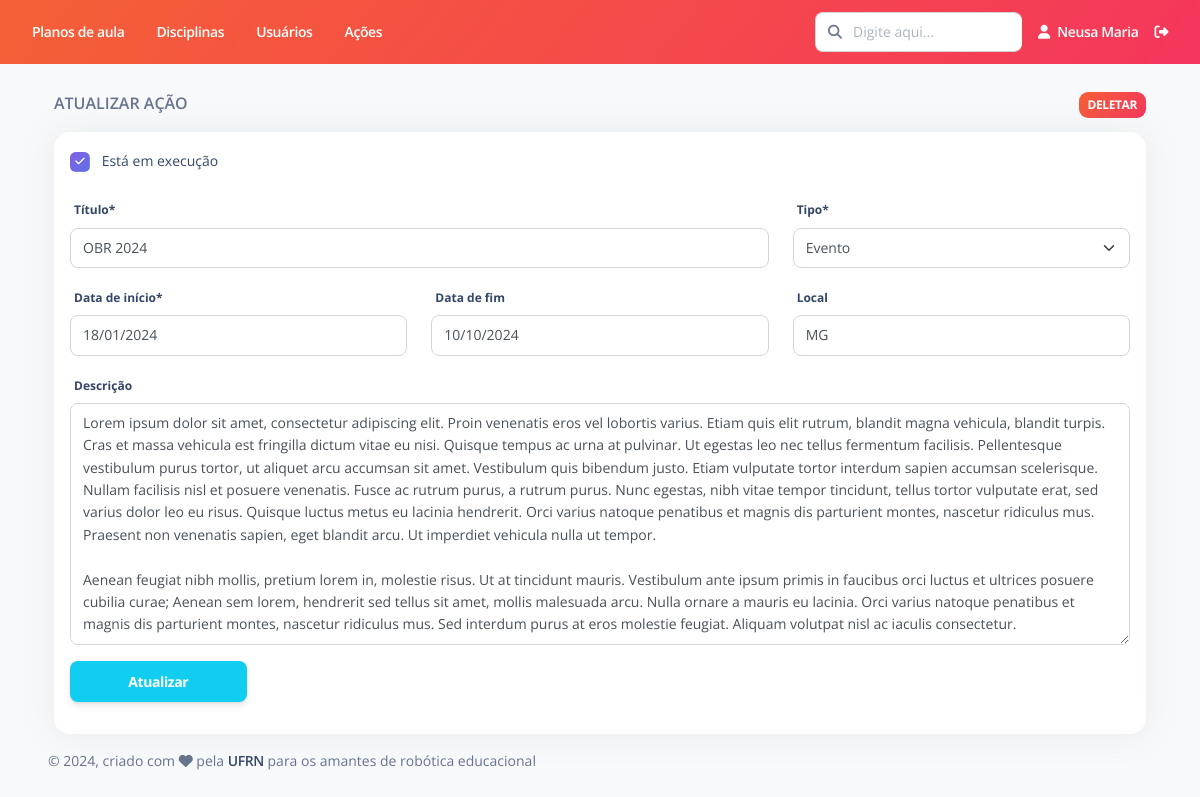
Before: /acoes/editar/3/ (signed in) with the older database file.
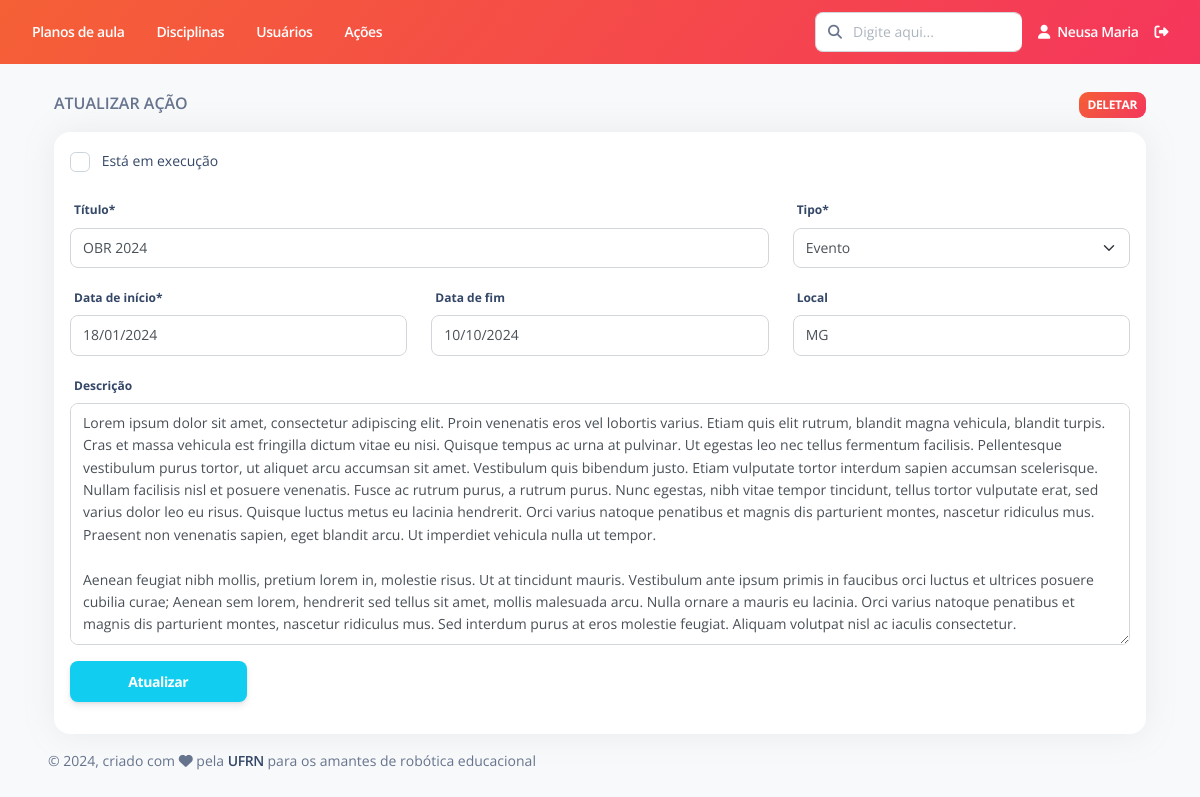
After: the same page with the newer database file.
### Acoes/models.py (models this page shows, shortened)
class Acoes(models.Model):
    titulo = models.CharField(max_length=500, verbose_name="Título")
    tipo = models.CharField(max_length=8, choices=TIPO, default='Evento')
    data_inicio = models.DateField(default = date.today, verbose_name = "Data de início")
    data_fim = models.DateField(null=True, blank = True, verbose_name = "Data de fim")
    local = models.CharField(max_length=200, null=True, blank=True, verbose_name="Local")
    descricao = models.TextField(null=True, blank=True,verbose_name="Descrição")
    responsavel = models.ForeignKey(Usuario, on_delete=models.RESTRICT,verbose_name="Responsável")
    status = models.BooleanField(default=True, verbose_name = "Está em execução")
    deletada = models.BooleanField(default=False, verbose_name = "Deletado")
    class Meta:
        ordering = ['-status', '-data_inicio', '-data_fim', 'titulo']
        verbose_name = "Ação"
        verbose_name_plural = "Ações"

### Acoes/views.py (the view, shortened to what this page needs)
# urls.py: path('editar/<int:pk>/', views.EditarAcao.as_view(), name='editar'),
class EditarAcao(LoginRequiredMixin, UserPassesTestMixin, generic.UpdateView):
    model = Acoes
    fields = ['titulo', 'tipo', 'data_inicio', 'data_fim', 'local', 'descricao', 'status']
    template_name = "Acoes/editar.html"
    def test_func(self):
        acao = Acoes.objects.get(pk=int(self.kwargs['pk']))
        return self.request.user.id == acao.responsavel.id
    def get_context_data(self,**kwargs):
        context = super(EditarAcao,self).get_context_data(**kwargs)
        midias_acao = Midia.objects.filter(acao__id = self.kwargs['pk'])
        context['midias_acao'] = midias_acao
        context['form_nova_midia'] = FormNovaMidia()
        return context

### Acoes/forms.py
class FormNovaMidia(ModelForm):
    midia = forms.ImageField(
        required=True,
        widget=forms.ClearableFileInput(attrs={'name': 'midia', 'id': 'midia', 'allow_multiple_selected': True})
    )
    class Meta:
        model = Midia
        fields = ('midia',)

### templates/Acoes/editar.html (shortened to what this page needs)
{% extends "Base/base.html" %}
{% load static %}
{% load bootstrap5 %}
{% load crispy_forms_tags %}
{% block conteudo %}
<br>
<div class="container">
    <p class="text-uppercase font-weight-bold">Atualizar ação
        <a href="" class="float-end" data-bs-toggle="modal" data-bs-target="#modalDeletar">
            <span class="badge badge-sm bg-gradient-danger">Deletar</span>
        </a>
    </p>
    <div class="card">
        <div class="card-body p-3 overflow-auto">
            <form method="POST" enctype="multipart/form-data">
                {{ form.status|as_crispy_field }}
                <div class="row">
                    <div class="col-8">
                        {{ form.titulo|as_crispy_field }}
                    </div>
                    <div class="col-4">
                        {{ form.tipo|as_crispy_field }}
                    </div>
                </div>
                <div class="row">
                    <div class="col-4">
                        {{ form.data_inicio|as_crispy_field }}
                    </div>
                    <div class="col-4">
                        {{ form.data_fim|as_crispy_field }}
                    </div>
                    <div class="col-4">
                        {{ form.local|as_crispy_field }}
                    </div>
                </div>
                {{ form.descricao|as_crispy_field }}
                <input class="btn btn-info col-lg-2" type="submit" value="Atualizar" />
            </form>
        </div>
    </div>
</div>
{% endblock %}

Changed rows visible on the page:
changed Acoes "Evento": status "☑" → "☐"
